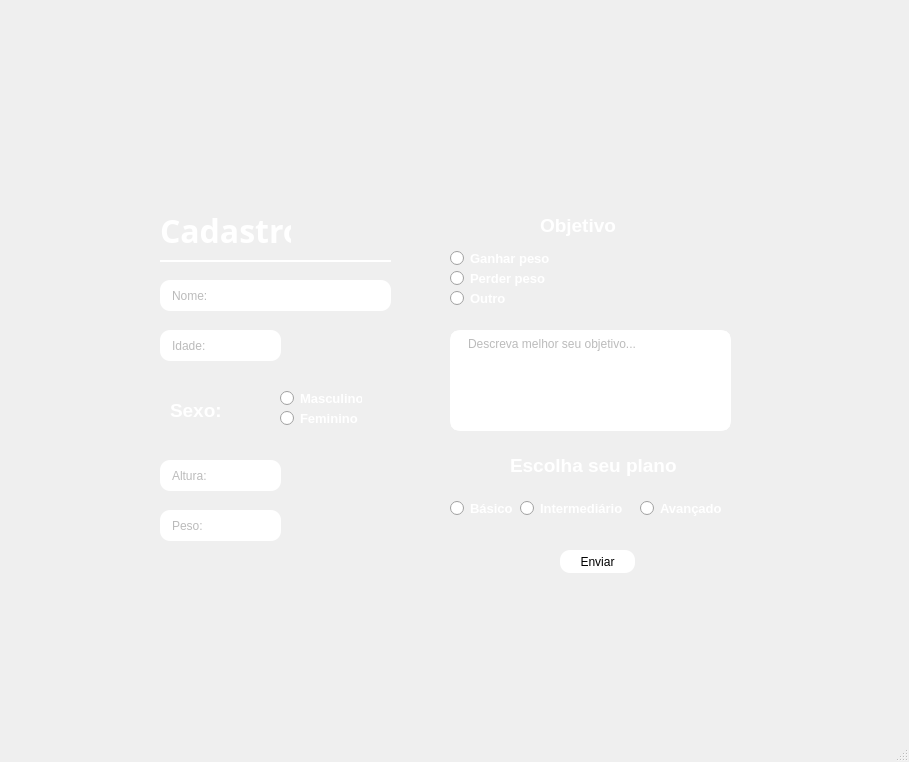
<?xml version="1.0" encoding="UTF-8"?>
<ui version="4.0">
 <class>MainWindow</class>
 <widget class="QMainWindow" name="MainWindow">
  <property name="geometry">
   <rect>
    <x>0</x>
    <y>0</y>
    <width>909</width>
    <height>762</height>
   </rect>
  </property>
  <property name="windowTitle">
   <string>MainWindow</string>
  </property>
  <property name="styleSheet">
   <string notr="true"/>
  </property>
  <widget class="QWidget" name="centralwidget">
   <widget class="QLabel" name="label">
    <property name="geometry">
     <rect>
      <x>10</x>
      <y>-20</y>
      <width>911</width>
      <height>751</height>
     </rect>
    </property>
    <property name="text">
     <string/>
    </property>
    <property name="pixmap">
     <pixmap>../../img/white.jpg</pixmap>
    </property>
    <property name="scaledContents">
     <bool>true</bool>
    </property>
   </widget>
   <widget class="QLabel" name="label_2">
    <property name="geometry">
     <rect>
      <x>320</x>
      <y>-10</y>
      <width>231</width>
      <height>191</height>
     </rect>
    </property>
    <property name="text">
     <string/>
    </property>
    <property name="pixmap">
     <pixmap>../../img/logoLfNutri.png</pixmap>
    </property>
    <property name="scaledContents">
     <bool>true</bool>
    </property>
   </widget>
   <widget class="QLabel" name="labelVerde">
    <property name="geometry">
     <rect>
      <x>120</x>
      <y>180</y>
      <width>631</width>
      <height>421</height>
     </rect>
    </property>
    <property name="styleSheet">
     <string notr="true">
background-color:transparent;
border-radius: 18px;</string>
    </property>
    <property name="text">
     <string/>
    </property>
    <property name="pixmap">
     <pixmap>../../img/cadastro.png</pixmap>
    </property>
    <property name="scaledContents">
     <bool>true</bool>
    </property>
   </widget>
   <widget class="QLabel" name="label_5">
    <property name="geometry">
     <rect>
      <x>160</x>
      <y>210</y>
      <width>131</width>
      <height>41</height>
     </rect>
    </property>
    <property name="font">
     <font>
      <family>Yu Gothic UI Semibold</family>
      <pointsize>24</pointsize>
      <weight>75</weight>
      <bold>true</bold>
     </font>
    </property>
    <property name="styleSheet">
     <string notr="true">color:white;</string>
    </property>
    <property name="text">
     <string>Cadastro</string>
    </property>
   </widget>
   <widget class="QLineEdit" name="lineNome">
    <property name="geometry">
     <rect>
      <x>160</x>
      <y>280</y>
      <width>231</width>
      <height>31</height>
     </rect>
    </property>
    <property name="styleSheet">
     <string notr="true">border-radius: 10px;
color: rgb(120, 120, 120);
padding-left: 10px;</string>
    </property>
    <property name="text">
     <string/>
    </property>
    <property name="cursorPosition">
     <number>0</number>
    </property>
    <property name="alignment">
     <set>Qt::AlignLeading|Qt::AlignLeft|Qt::AlignVCenter</set>
    </property>
    <property name="placeholderText">
     <string>Nome:</string>
    </property>
   </widget>
   <widget class="QPushButton" name="enviar">
    <property name="geometry">
     <rect>
      <x>560</x>
      <y>550</y>
      <width>75</width>
      <height>23</height>
     </rect>
    </property>
    <property name="styleSheet">
     <string notr="true">border-radius: 10px;
background-color: white;
</string>
    </property>
    <property name="text">
     <string>Enviar</string>
    </property>
   </widget>
   <widget class="QLineEdit" name="lineIdade">
    <property name="geometry">
     <rect>
      <x>160</x>
      <y>330</y>
      <width>121</width>
      <height>31</height>
     </rect>
    </property>
    <property name="styleSheet">
     <string notr="true">border-radius: 10px;
color: rgb(120, 120, 120);
padding-left: 10px;</string>
    </property>
    <property name="text">
     <string/>
    </property>
    <property name="placeholderText">
     <string>Idade:</string>
    </property>
   </widget>
   <widget class="QLabel" name="label_4">
    <property name="geometry">
     <rect>
      <x>170</x>
      <y>400</y>
      <width>61</width>
      <height>21</height>
     </rect>
    </property>
    <property name="font">
     <font>
      <pointsize>14</pointsize>
      <weight>75</weight>
      <bold>true</bold>
     </font>
    </property>
    <property name="styleSheet">
     <string notr="true">color: white;</string>
    </property>
    <property name="text">
     <string>Sexo:</string>
    </property>
   </widget>
   <widget class="QRadioButton" name="radioM">
    <property name="geometry">
     <rect>
      <x>280</x>
      <y>390</y>
      <width>82</width>
      <height>17</height>
     </rect>
    </property>
    <property name="font">
     <font>
      <pointsize>10</pointsize>
      <weight>75</weight>
      <bold>true</bold>
     </font>
    </property>
    <property name="styleSheet">
     <string notr="true">color:white;</string>
    </property>
    <property name="text">
     <string>Masculino</string>
    </property>
   </widget>
   <widget class="QRadioButton" name="radioF">
    <property name="geometry">
     <rect>
      <x>280</x>
      <y>410</y>
      <width>82</width>
      <height>17</height>
     </rect>
    </property>
    <property name="font">
     <font>
      <pointsize>10</pointsize>
      <weight>75</weight>
      <bold>true</bold>
     </font>
    </property>
    <property name="styleSheet">
     <string notr="true">color:white;</string>
    </property>
    <property name="text">
     <string>Feminino</string>
    </property>
   </widget>
   <widget class="QLineEdit" name="lineAltura">
    <property name="geometry">
     <rect>
      <x>160</x>
      <y>460</y>
      <width>121</width>
      <height>31</height>
     </rect>
    </property>
    <property name="styleSheet">
     <string notr="true">border-radius: 10px;
color: rgb(120, 120, 120);
padding-left: 10px;</string>
    </property>
    <property name="text">
     <string/>
    </property>
    <property name="placeholderText">
     <string>Altura:</string>
    </property>
   </widget>
   <widget class="QLineEdit" name="linePeso">
    <property name="geometry">
     <rect>
      <x>160</x>
      <y>510</y>
      <width>121</width>
      <height>31</height>
     </rect>
    </property>
    <property name="styleSheet">
     <string notr="true">border-radius: 10px;
color: rgb(120, 120, 120);
padding-left: 10px;</string>
    </property>
    <property name="text">
     <string/>
    </property>
    <property name="placeholderText">
     <string>Peso:</string>
    </property>
   </widget>
   <widget class="QLabel" name="label_6">
    <property name="geometry">
     <rect>
      <x>540</x>
      <y>210</y>
      <width>91</width>
      <height>31</height>
     </rect>
    </property>
    <property name="font">
     <font>
      <pointsize>14</pointsize>
      <weight>75</weight>
      <bold>true</bold>
     </font>
    </property>
    <property name="styleSheet">
     <string notr="true">color: white;</string>
    </property>
    <property name="text">
     <string>Objetivo</string>
    </property>
   </widget>
   <widget class="QRadioButton" name="radioGanharPeso">
    <property name="geometry">
     <rect>
      <x>450</x>
      <y>250</y>
      <width>101</width>
      <height>17</height>
     </rect>
    </property>
    <property name="font">
     <font>
      <pointsize>10</pointsize>
      <weight>75</weight>
      <bold>true</bold>
     </font>
    </property>
    <property name="styleSheet">
     <string notr="true">color:white;</string>
    </property>
    <property name="text">
     <string>Ganhar peso</string>
    </property>
   </widget>
   <widget class="QRadioButton" name="radioPerderPeso">
    <property name="geometry">
     <rect>
      <x>450</x>
      <y>270</y>
      <width>101</width>
      <height>17</height>
     </rect>
    </property>
    <property name="font">
     <font>
      <pointsize>10</pointsize>
      <weight>75</weight>
      <bold>true</bold>
     </font>
    </property>
    <property name="styleSheet">
     <string notr="true">color:white;</string>
    </property>
    <property name="text">
     <string>Perder peso</string>
    </property>
   </widget>
   <widget class="QRadioButton" name="radioOutro">
    <property name="geometry">
     <rect>
      <x>450</x>
      <y>290</y>
      <width>82</width>
      <height>17</height>
     </rect>
    </property>
    <property name="font">
     <font>
      <pointsize>10</pointsize>
      <weight>75</weight>
      <bold>true</bold>
     </font>
    </property>
    <property name="styleSheet">
     <string notr="true">color:white;</string>
    </property>
    <property name="text">
     <string>Outro</string>
    </property>
   </widget>
   <widget class="QLabel" name="label_7">
    <property name="geometry">
     <rect>
      <x>160</x>
      <y>260</y>
      <width>231</width>
      <height>16</height>
     </rect>
    </property>
    <property name="styleSheet">
     <string notr="true">border-top: 2px solid rgb(255, 255, 255)</string>
    </property>
    <property name="text">
     <string/>
    </property>
   </widget>
   <widget class="QLineEdit" name="lineObjetivo">
    <property name="geometry">
     <rect>
      <x>450</x>
      <y>330</y>
      <width>281</width>
      <height>101</height>
     </rect>
    </property>
    <property name="layoutDirection">
     <enum>Qt::LeftToRight</enum>
    </property>
    <property name="styleSheet">
     <string notr="true">border-radius: 10px;
border: 6px solid white;
color: rgb(120, 120, 120);
padding-left: 10px;</string>
    </property>
    <property name="text">
     <string/>
    </property>
    <property name="alignment">
     <set>Qt::AlignLeading|Qt::AlignLeft|Qt::AlignTop</set>
    </property>
    <property name="dragEnabled">
     <bool>false</bool>
    </property>
    <property name="readOnly">
     <bool>false</bool>
    </property>
    <property name="placeholderText">
     <string>Descreva melhor seu objetivo...</string>
    </property>
   </widget>
   <widget class="QRadioButton" name="radioIntermediario">
    <property name="geometry">
     <rect>
      <x>520</x>
      <y>500</y>
      <width>111</width>
      <height>17</height>
     </rect>
    </property>
    <property name="font">
     <font>
      <pointsize>10</pointsize>
      <weight>75</weight>
      <bold>true</bold>
     </font>
    </property>
    <property name="styleSheet">
     <string notr="true">color:white;</string>
    </property>
    <property name="text">
     <string>Intermediário</string>
    </property>
   </widget>
   <widget class="QRadioButton" name="radioBasico">
    <property name="geometry">
     <rect>
      <x>450</x>
      <y>500</y>
      <width>101</width>
      <height>17</height>
     </rect>
    </property>
    <property name="font">
     <font>
      <pointsize>10</pointsize>
      <weight>75</weight>
      <bold>true</bold>
     </font>
    </property>
    <property name="styleSheet">
     <string notr="true">color:white;</string>
    </property>
    <property name="text">
     <string>Básico</string>
    </property>
   </widget>
   <widget class="QLabel" name="label_9">
    <property name="geometry">
     <rect>
      <x>510</x>
      <y>450</y>
      <width>181</width>
      <height>31</height>
     </rect>
    </property>
    <property name="font">
     <font>
      <pointsize>14</pointsize>
      <weight>75</weight>
      <bold>true</bold>
     </font>
    </property>
    <property name="styleSheet">
     <string notr="true">color: white;</string>
    </property>
    <property name="text">
     <string>Escolha seu plano</string>
    </property>
   </widget>
   <widget class="QRadioButton" name="radioAvancado">
    <property name="geometry">
     <rect>
      <x>640</x>
      <y>500</y>
      <width>91</width>
      <height>17</height>
     </rect>
    </property>
    <property name="font">
     <font>
      <pointsize>10</pointsize>
      <weight>75</weight>
      <bold>true</bold>
     </font>
    </property>
    <property name="styleSheet">
     <string notr="true">color:white;</string>
    </property>
    <property name="text">
     <string>Avançado</string>
    </property>
   </widget>
  </widget>
  <widget class="QMenuBar" name="menubar">
   <property name="geometry">
    <rect>
     <x>0</x>
     <y>0</y>
     <width>909</width>
     <height>21</height>
    </rect>
   </property>
  </widget>
  <widget class="QStatusBar" name="statusbar"/>
 </widget>
 <resources/>
 <connections/>
</ui>
